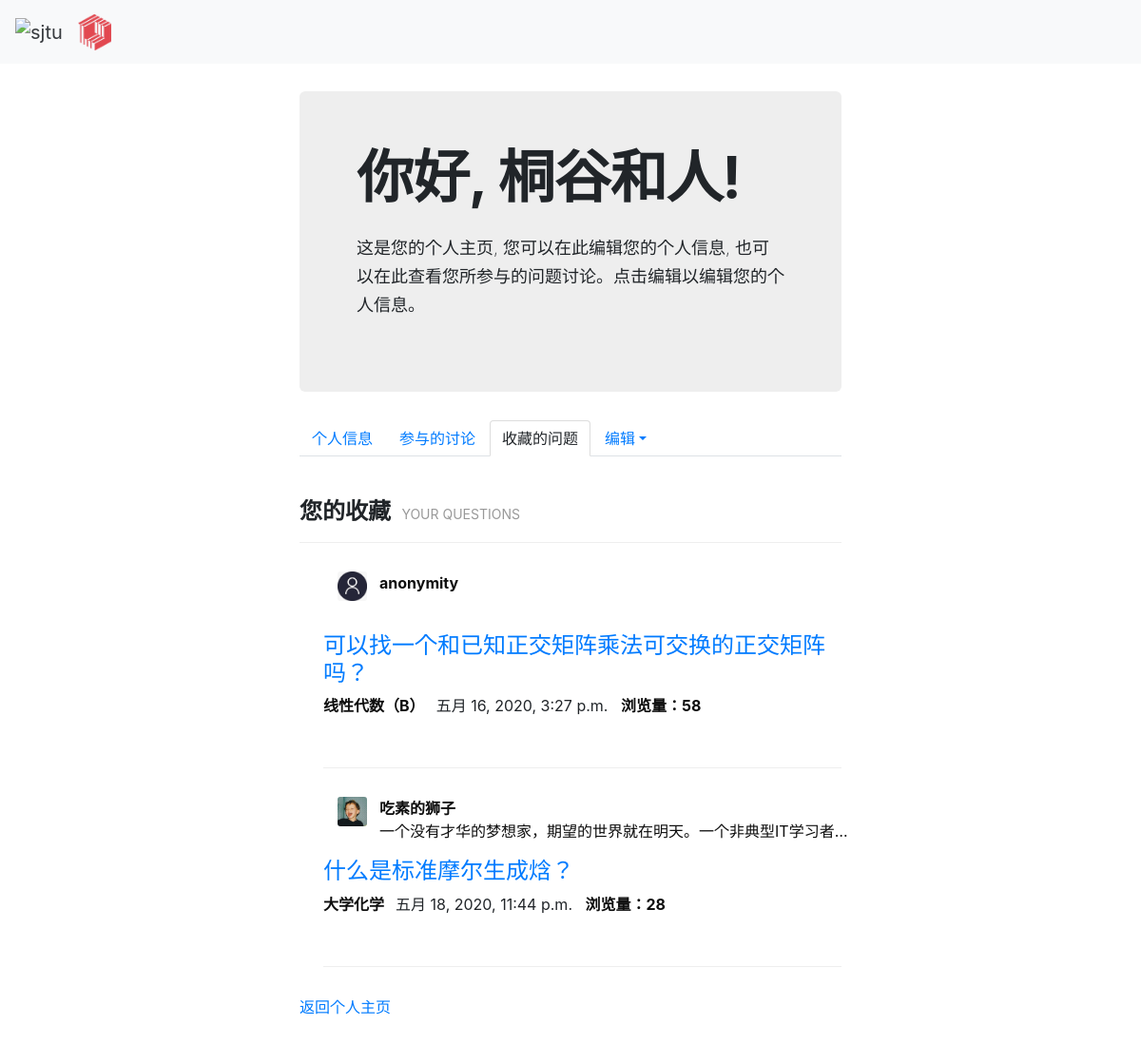
The app's page /qas_system/userpage/collect_question/ (signed in), older data.
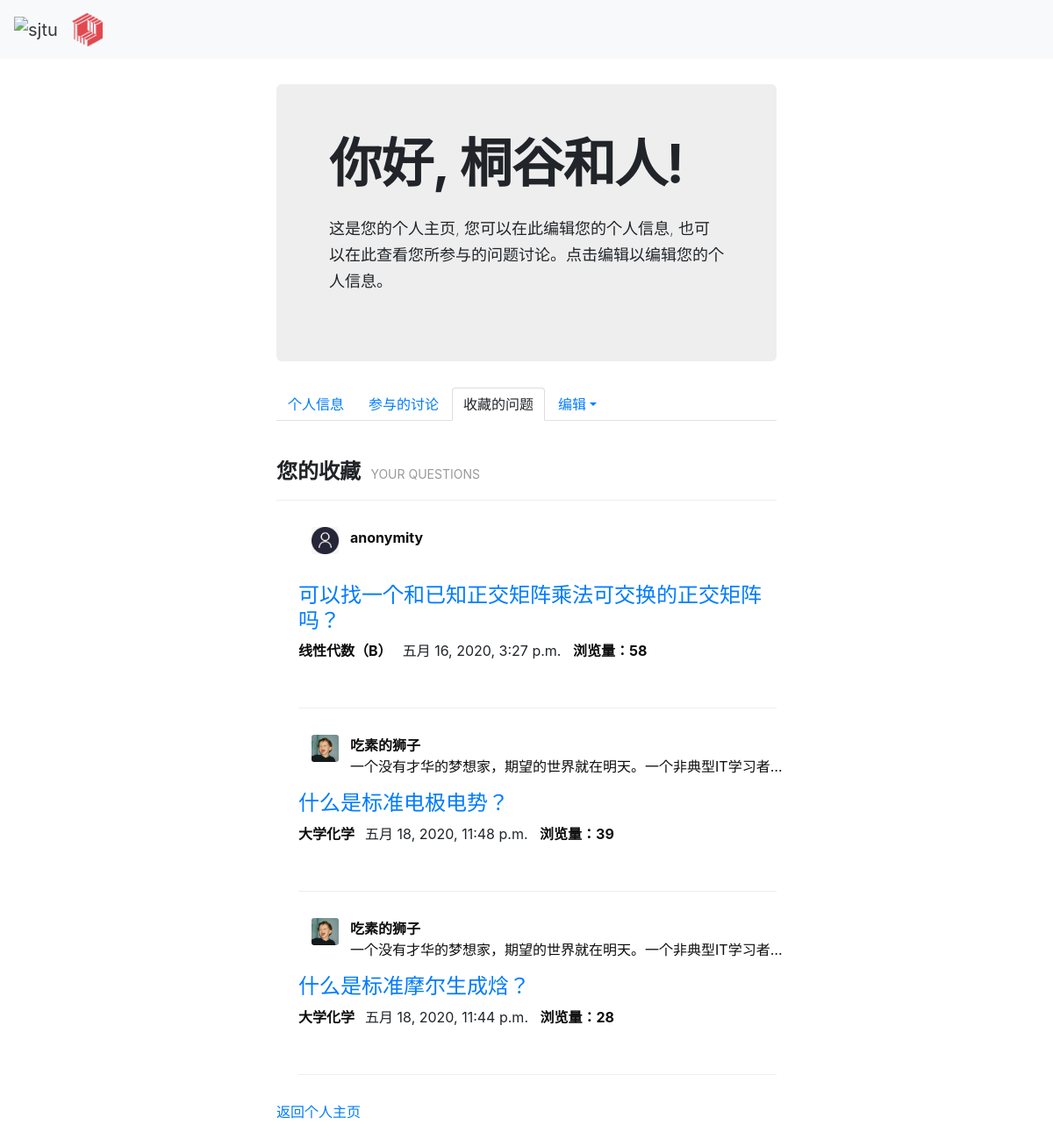
The same page, newer data.
### qas_system/models.py (models this page shows, shortened)
class Question(models.Model):
    question_title = models.CharField(verbose_name='标题', max_length=30, blank=False)
    question_text = RichTextField(verbose_name='具体描述')
    question_subject = models.ForeignKey('Subject', verbose_name='科目', on_delete=models.CASCADE)
    pub_date = models.DateTimeField(auto_now=True, verbose_name='提问日期')
    page_views = models.PositiveIntegerField(default=0, verbose_name='浏览量')
    questioner = models.ForeignKey('User', verbose_name='提问者', on_delete=models.CASCADE)
    good_num = models.IntegerField(default=0, verbose_name='点赞量')

class User(models.Model):
    user_name = models.CharField(verbose_name='用户名', max_length=30, blank=False, unique=True)
    password = models.CharField(verbose_name='密码', max_length=30, blank=False)
    avatar = models.ImageField(upload_to='avatar/', verbose_name='头像', blank=True, null=True)
    email = models.CharField(max_length=20, default='', verbose_name='邮箱', blank=True, null=True)
    bio = models.TextField(max_length=500, default='', verbose_name='个人简介', blank=True, null=True)
    college = models.CharField(max_length=30, default='', verbose_name='学院', blank=True, null=True)
    major = models.CharField(max_length=20, default='', verbose_name='专业', blank=True, null=True)
    grade = models.CharField(max_length=20, default='', verbose_name='年级', blank=True, null=True)
    sex = models.CharField(max_length=2, default='', verbose_name='性别', blank=True, null=True)
    collect_question = models.ManyToManyField('Question')
    def __str__(self):
        return self.user_name

class Subject(models.Model):
    name = models.CharField(max_length=30, unique=True, verbose_name='科目名称')
    def __str__(self):
        return self.name

### qas_system/views.py (the view)
# urls.py: path('userpage/collect_question/', views.userpage_collect_question),  # 查看收藏的问题
def userpage_collect_question(request):
    try:
        user = User.objects.get(id=request.session['user_id'])
    except KeyError:
        return HttpResponse("请先登录！")
    my_collect = user.collect_question.all()
    return render(request, 'personal_collect_question.html', {'my_collect': my_collect, 'user': user})

### templates/personal_collect_question.html (shortened to what this page needs)
{% extends 'base.html' %}
{% load static %}
{% block link_before %}
    <link href="{% static 'bootstrap-combined.min.css' %}" rel="stylesheet">
{% endblock %}
{% block link_after %}
    <link href="{% static 'layoutit.css'%}" rel="stylesheet">
{% endblock %}
{% block content %}
<div class="container-fluid">
	<div class="row-fluid">
		<div class="span3">
		</div>
		<div class="span6">
			<div class="hero-unit">
				<h1>
					<strong>你好, {{ user.user_name }}!</strong>
				</h1>
                <div>&nbsp;</div>
				<p>
					这是您的个人主页, 您可以在此编辑您的个人信息, 也可以在此查看您所参与的问题讨论。点击编辑以编辑您的个人信息。
				</p>
			</div>
			<ul class="nav nav-tabs">
				<li>
					<a href="/qas_system/userpage/">个人信息</a>
				</li>
				<li>
					<a href="/qas_system/userpage/related_discuss/">参与的讨论</a>
				</li>
                <li class="active">
					<a>收藏的问题</a>
				</li>
				<li class="dropdown" >
                    <a href="#" data-toggle="dropdown" class="dropdown-toggle">编辑</a>
				</li>
			</ul>
            <div>&nbsp;</div>
<div class="page-header" contenteditable="true"><h4><strong>您的收藏 &nbsp;<small>YOUR QUESTIONS</small></strong></h4></div>
{% if my_collect %}
    <ul>
    {% for question in my_collect %}
        <div class="desc">
            <div class="container-fluid">
                 <div class="span1">
                     {% if question.questioner.avatar %}
                         <img style="width: 50px" src="{{ question.questioner.avatar.url }}" class="card-img"/>
                     {% else %}
                         <img style="width: 50px" src="/media/avatar/default0.jpg" class="card-img"/>
                     {% endif %}
                 </div>
				 <div class="span10">
                     <a href="#" style="color: #0e0e0e"><strong>{{ question.questioner }}</strong></a>
                     <p style="color: #0e0e0e" class="pl">{{ question.questioner.bio }}&nbsp;</p>
                 </div>
			</div>
            <h4><a href="/qas_system/question/{{ question.id }}/">{{ question.question_title }}</a></h4>
			<p class="meta">
				 <span class="sub"><a href="#" style="color: #0e0e0e"><strong>{{ question.question_subject }}&nbsp;&nbsp;</strong></a></span>
				 <span class="date">{{ question.pub_date }}</span>
                 <span><a href="#" style="color: #0e0e0e">&nbsp;&nbsp;<strong>浏览量：{{ question.page_views }}</strong></a></span>
			</p>
        </div>
        <div class="page-header" contenteditable="true"></div>
    {% endfor %}
    </ul>
{% else %}
    <p>您还没有收藏过</p>
{% endif %}
        <a href="/qas_system/userpage/", target="_self">返回个人主页</a>
		</div>
		<div class="span3">
		</div>
</div>
</div>
{% endblock %}

Row changes from the older to the newer data that the page shows:
now on this page (row edited): Question: questioner.avatar (picture), questioner "吃素的狮子", questioner.bio "一个没有才华的梦想家，期望的世界就在明天。一个非典型IT学习者…", question_title "什么是标准电极电势？", question_subject "大学化学", pub_date "五月 18, 2020, 11:48 p.m.", page_views "39"
